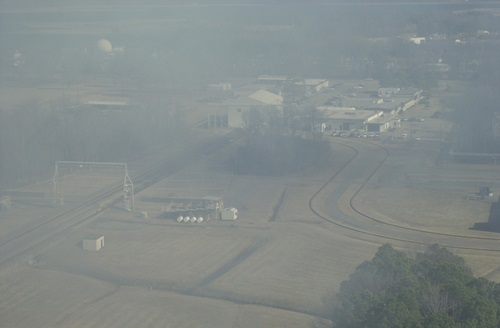
%> input picture 1.基于直方图优化的图像去雾技术/sweden_input.jpg, 500 x 328 px
$ octave --eval "result = RemoveFogByRetinex(imread('sweden_input.jpg'));"   (GNU Octave 9; MATLAB toolbox functions it lacks are replaced by stand-ins)
%> lines starting %> are read from the running program, lines starting %| are printed output that depends on the picture
function In = RemoveFogByRetinex(f, flag)
%用Retinex的MSR实现图像去雾
%输入参数:
%f--图像矩阵
%flag--显示标记
%输出参数
%In--结果图像

if nargin < 2
    flag = 1;
end
%提取图像的R、G、B分量
fr = f(:, :, 1);
fg = f(:, :, 2);
fb = f(:, :, 3);
%数据类型归一化
mr = mat2gray(im2double(fr));
mg = mat2gray(im2double(fg));
mb = mat2gray(im2double(fb));
%////////////////////////////////////////
%定义alpha参数
alpha = 1200;
%定义模板大小
n = 128;
%计算中心
n1 = floor((n+1)/2);
for i = 1:n
    for j = 1:n
        %高斯函数
        b(i,j) = exp(-((i-n1)^2+(j-n1)^2)/(4*alpha))/(pi*alpha);
    end
end
%卷积滤波
nr1 = imfilter(mr,b,'conv', 'replicate');
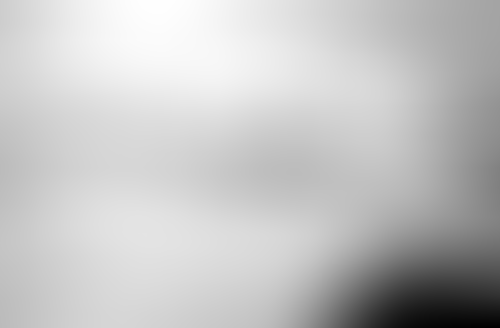
%> nr1: size 328x500 double; min 0.33, max 1.45, mean 1.19; drawn with min black and max white
ng1 = imfilter(mg,b,'conv', 'replicate');
nb1 = imfilter(mb,b,'conv', 'replicate');
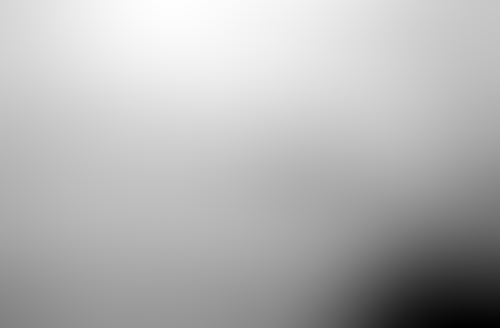
%> nb1: size 328x500 double; min 0.318, max 1.68, mean 1.29; drawn with min black and max white
ur1 = log(nr1);
ug1 = log(ng1);
ub1 = log(nb1);
tr1 = log(mr);
tg1 = log(mg);
tb1 = log(mb);
yr1 = (tr1-ur1)/3;
yg1 = (tg1-ug1)/3;
yb1 = (tb1-ub1)/3;
%////////////////////////////////////
%定义beta参数
beta = 55;
%定义模板大小
x = 32;
%计算中心
x1 = floor((n+1)/2);
for i = 1:n
    for j = 1:n
        %高斯函数
        a(i,j) = exp(-((i-n1)^2+(j-n1)^2)/(4*beta))/(6*pi*beta);
    end
end
%卷积滤波
nr2 = imfilter(mr,a,'conv', 'replicate');
ng2 = imfilter(mg,a,'conv', 'replicate');
nb2 = imfilter(mb,a,'conv', 'replicate');
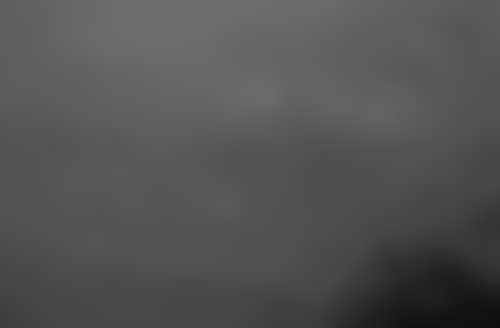
%> nb2: size 328x500 double; min 0.0574, max 0.436, mean 0.328
ur2 = log(nr2);
ug2 = log(ng2);
ub2 = log(nb2);
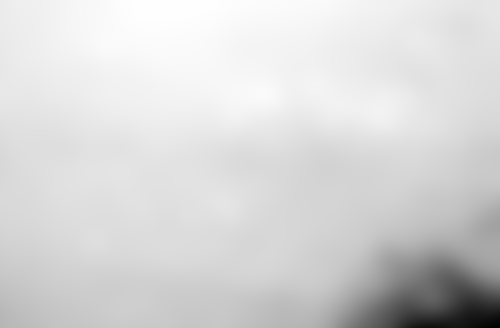
%> ub2: size 328x500 double; min -2.86, max -0.83, mean -1.15; drawn with min black and max white
tr2 = log(mr);
tg2 = log(mg);
tb2 = log(mb);
yr2 = (tr2-ur2)/3;
yg2 = (tg2-ug2)/3;
yb2 = (tb2-ub2)/3;
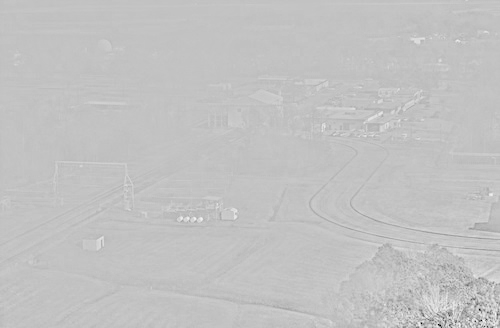
%> yb2: size 328x500 double; 0% of the values are NaN or infinite; the others: min -0.763, max 0.415, mean 0.135; drawn with min black, max white, NaN and infinite black
%//////////////////////////////////
%定义eta参数
eta = 13944.5
%定义模板大小
l = 500;
%计算中心
l1 = floor((n+1)/2);
for i = 1:n
    for j = 1:n
        %高斯函数
        e(i,j) = exp(-((i-n1)^2+(j-n1)^2)/(4*eta))/(4*pi*eta);
    end
end
%卷积滤波
nr3 = imfilter(mr,e,'conv', 'replicate');
ng3 = imfilter(mg,e,'conv', 'replicate');
nb3 = imfilter(mb,e,'conv', 'replicate');
ur3 = log(nr3);
ug3 = log(ng3);
ub3 = log(nb3);
tr3 = log(mr);
tg3 = log(mg);
tb3 = log(mb);
yr3 = (tr3-ur3)/3;
yg3 = (tg3-ug3)/3;
yb3 = (tb3-ub3)/3;
%///////////////////////
dr = yr1+yr2+yr3;
dg = yg1+yg2+yg3;
db = yb1+yb2+yb3;
cr = im2uint8(dr);
cg = im2uint8(dg);
cb = im2uint8(db);

%集成处理后的分量得到结果图像
In = cat(3, cr, cg, cb);
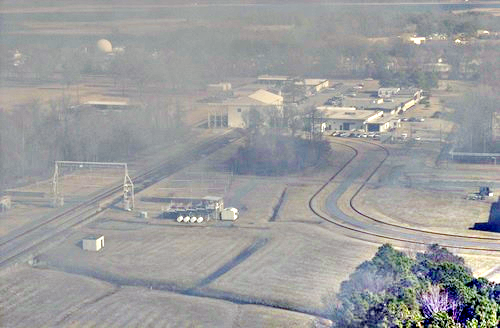
%> In: size 328x500x3 uint8; mean R, G, B 156.5, 157.4, 157.8
%结果显示
if flag
    figure;
    subplot(2, 2, 1); imshow(f); title('原图像', 'FontWeight', 'Bold');
    subplot(2, 2, 2); imshow(In); title('处理后的图像', 'FontWeight', 'Bold');
%灰度化，用于计算直方图
    Q = rgb2gray(f);
    W = rgb2gray(In);
%> `result = RemoveFogByRetinex(imread('sweden_input.jpg'));`:
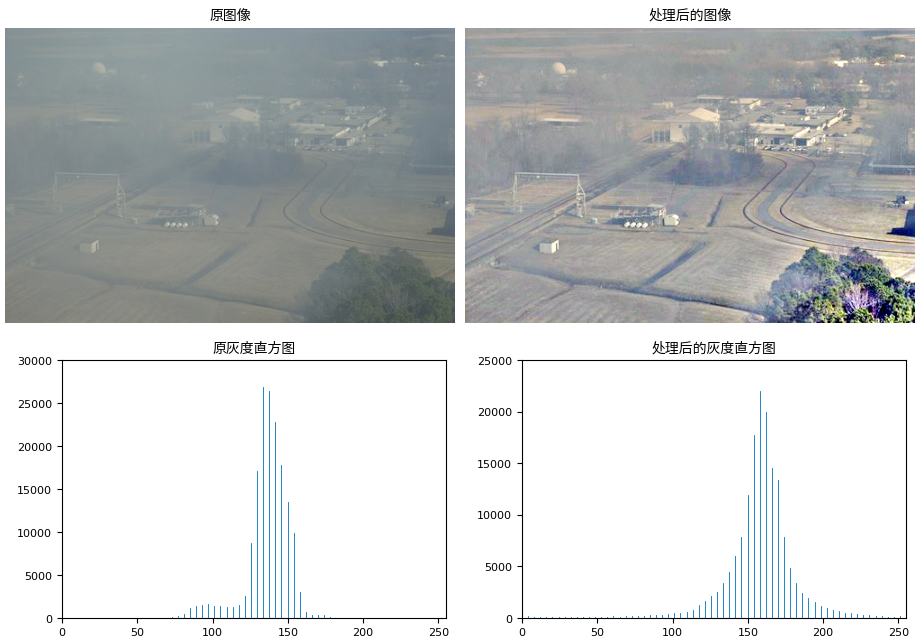
%> figure redrawn from the program's plot data, 4 panels
    subplot(2, 2, 3); imhist(Q, 64); title('原灰度直方图', 'FontWeight', 'Bold');
    subplot(2, 2, 4); imhist(W, 64); title('处理后的灰度直方图', 'FontWeight', 'Bold');
end
